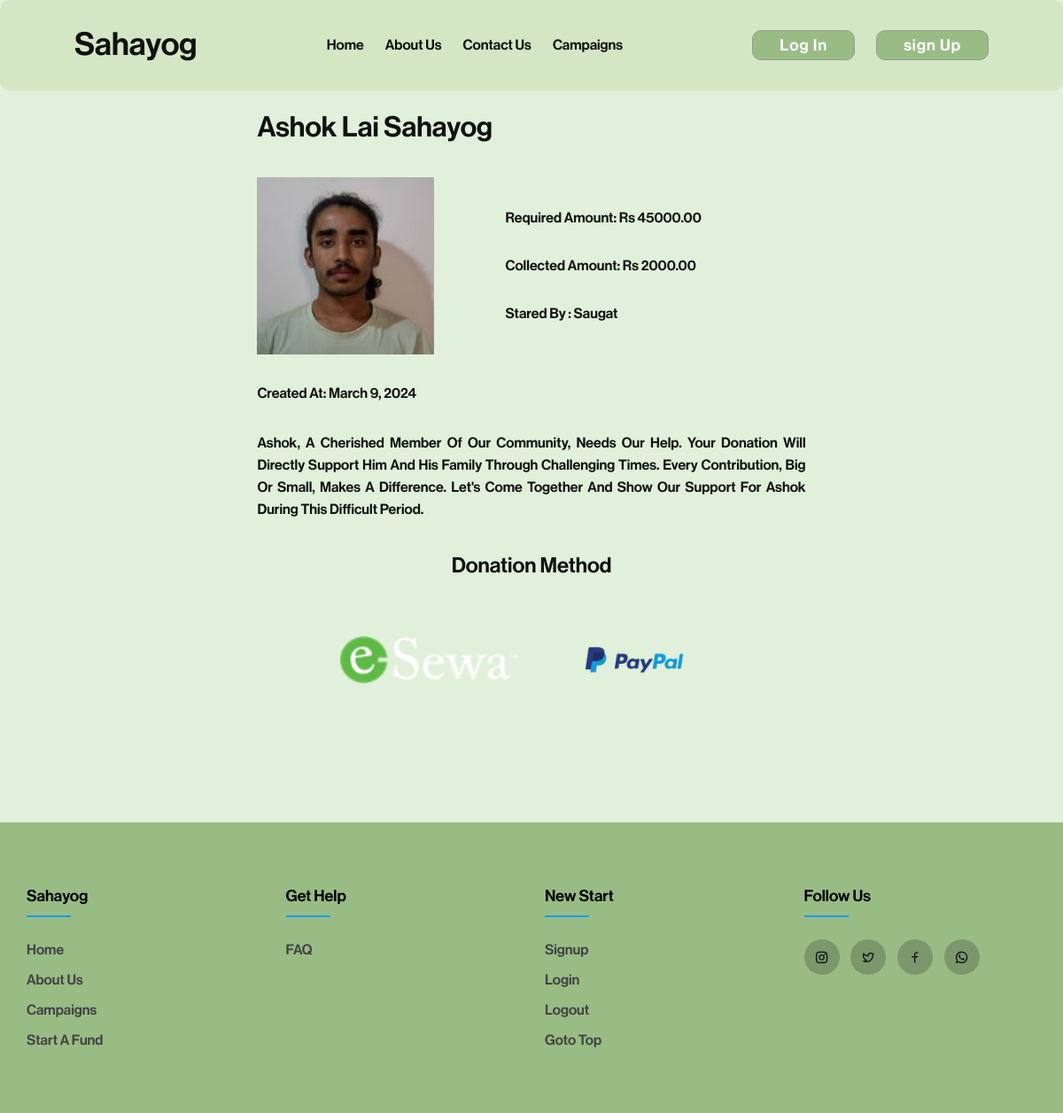
The app's page /campaign/ashok-lai-sahayog/, older data.
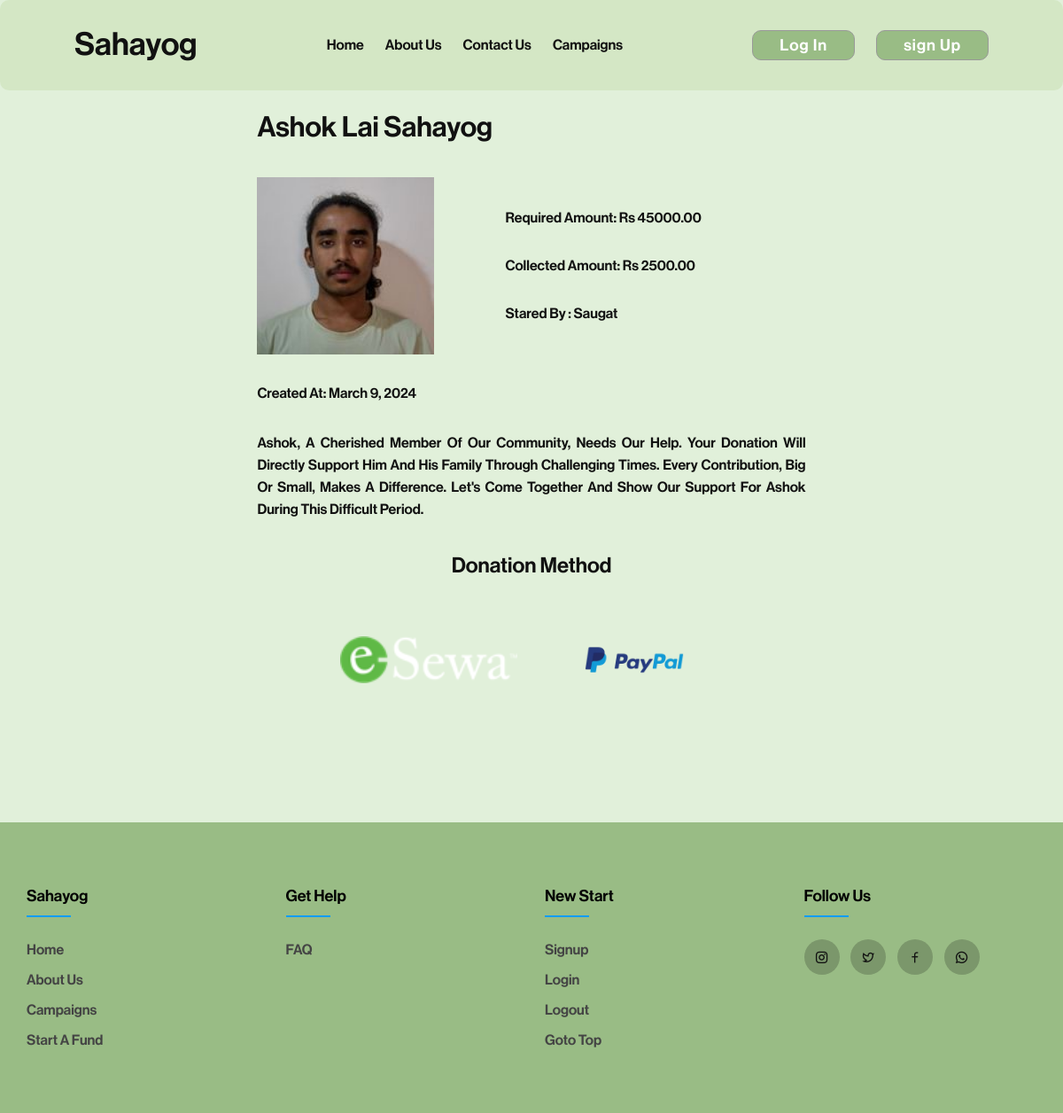
The same page, newer data.
### fundapp/models.py (models this page shows, shortened)
class AllFund(models.Model):
    user = models.ForeignKey(User, on_delete=models.CASCADE, related_name='user_campaign')
    sno = models.AutoField(primary_key=True)
    image = models.ImageField(upload_to="fundapp/images", default="upload-image")
    title = models.CharField(max_length=100)
    description = models.TextField(blank=True)
    campaignType = models.CharField(max_length=100)
    required = models.DecimalField(max_digits=19, decimal_places=10)
    have = models.DecimalField(max_digits=19, decimal_places=10, default=0)
    slug = models.CharField(max_length=130,unique=True, blank=True)
    timeStamp = models.DateField(auto_now_add=True, blank=True)

### fundapp/views.py (the view)
# urls.py: path('campaign/<str:slug>/', views.campaigndetails,name='campaindetails'),
def campaigndetails(request, slug):
    allfund = AllFund.objects.filter(slug=slug).first()
    context ={"allfund": allfund}
    return render(request, 'campaigndetails.html', context)

### templates/campaigndetails.html (shortened to what this page needs)
{% extends "base.html" %}
{% block stylesheet %}
<link rel="stylesheet" href="/static/css/campaigndetails.css">
{% endblock stylesheet %}
{% block content %}
<div id="main">
    <form class="campaign-details">
        <h1>{{allfund.title}}</h1>
        <div>
            <div class="img-wrap">
                <img src="{{allfund.image.url}}" alt="">
            </div>
            <div>
                <h4>required amount: <span>Rs {{allfund.required|floatformat:2}}</span> </h4>
                <h4>collected amount: <span>Rs {{allfund.have|floatformat:2}}</span></h4>
                <h4>stared by : <span>{{allfund.user}}</span></h4>
            </div>
        </div>
        <div>
            created at: <span> {{allfund.timeStamp}}</span>
        </div>
        <p>
            {{allfund.description}}
        </p>
        <div>
            <h2>donation method</h2>
            <div>
                <a href="/campaign/{{allfund.slug}}/esewasahayog/">
                    <img src="/static/images/esewa_logo.png"alt="">
                </a>
                <a href="/campaign/{{allfund.slug}}/paypalone/">
                    <img src="/static/images/Pay-pal.webp"
                        alt="">
                </a>
            </div>
        </div>
    </form>
</div>
{% endblock content %}

Row changes from the older to the newer data that the page shows:
changed AllFund "Ashok Lai Sahayog": have "2000.00" → "2500.00"
